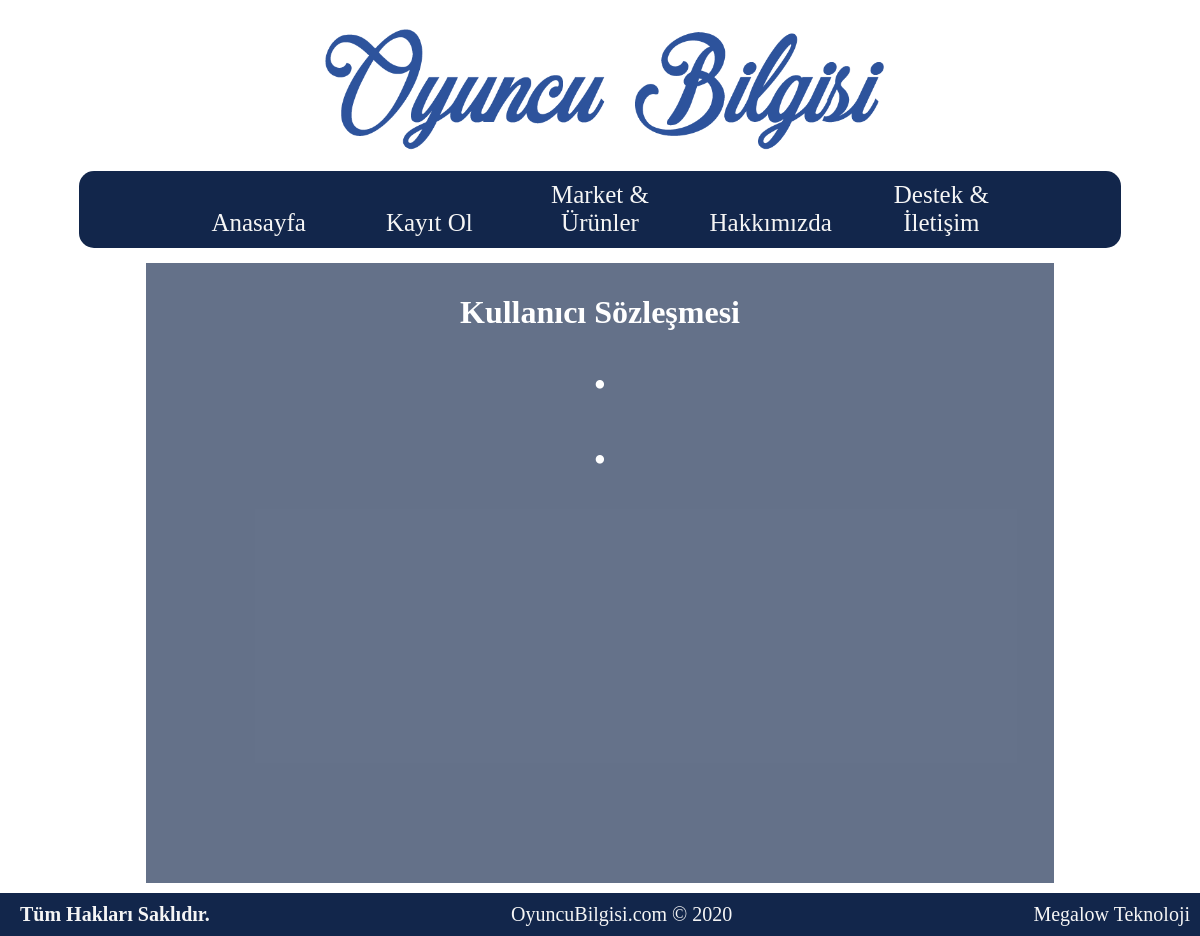
/YeniSite/sozlesme.php, run on an earlier commit of the app's database.
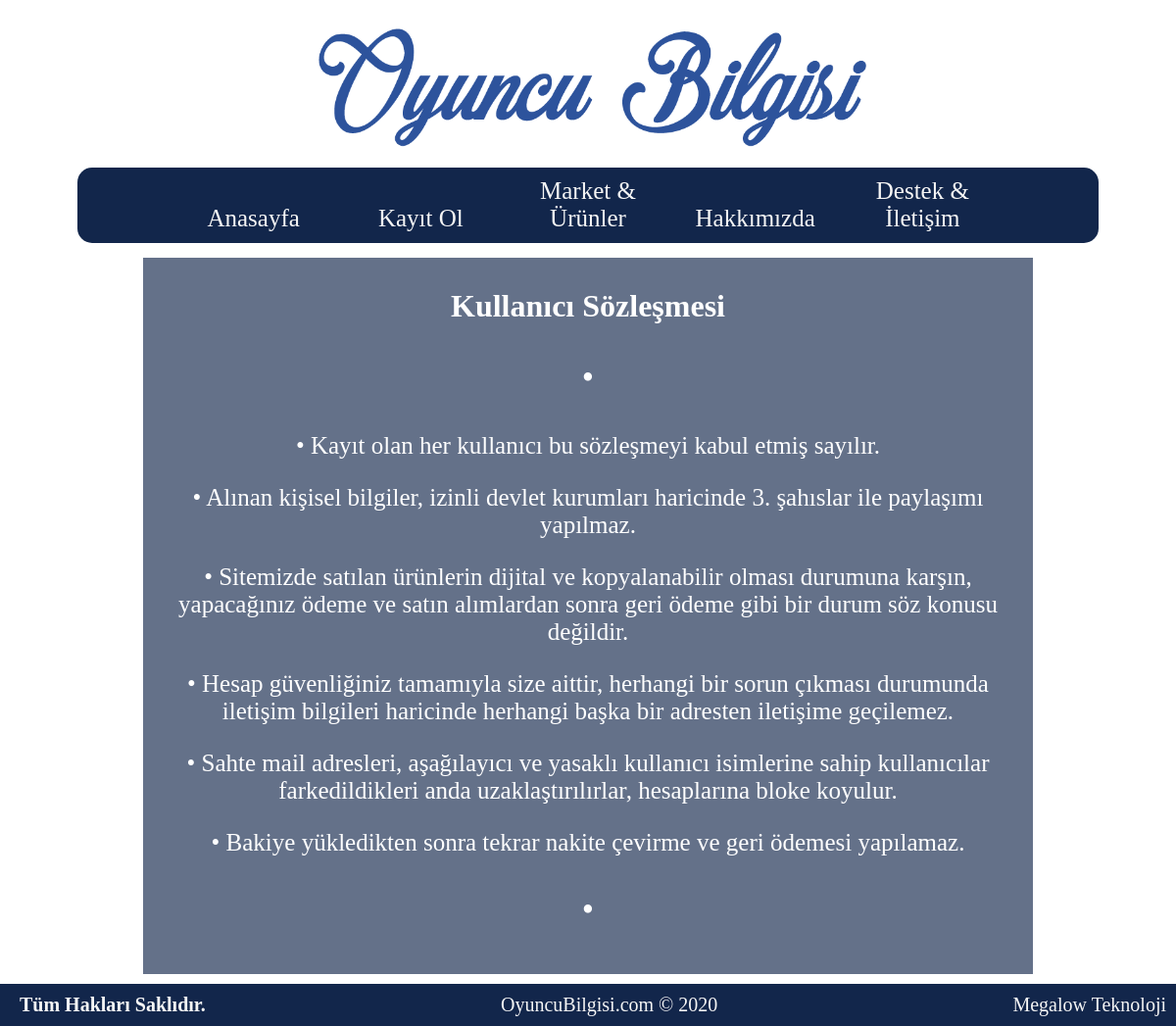
And on a later commit of the database.
### tables this page shows
CREATE TABLE `contract` (
  `c_id` int(11) NOT NULL,
  `content` text NOT NULL
);

### YeniSite/options/options.php (called while the page is built, shortened)
<?php
$url = "YeniSite";

### YeniSite/sozlesme.php (the view, shortened to what this page needs)
<?php
include("head.php");
include("header.php");
?>
<body>
    <div id="content" style="background-color: #12264ba6;">
        <h1>Kullanıcı Sözleşmesi</h1>
        <p style='font-size: 35px;'>•</p>
        <?php
        $sorgu = $db->prepare("SELECT * FROM contract ORDER BY c_id");
        $sorgu->execute();
        foreach ($sorgu as $veri) {
            $cont = $veri['content'];
            echo "<p style='font-size: 25px;'>• $cont</p>";
        }
        ?>
        <p style='font-size: 35px;'>•</p>
    </div>
    <br><br><br>
    <?php
    include("footer.php");
    ?>

### YeniSite/head.php (shortened to what this page needs)
<?php
include("./options/options.php");
?>
<html>
<head>
    <link href="./css/style.css" rel="stylesheet" type="text/css">
    <link href="./css/navbar.css" rel="stylesheet" type="text/css">
    <link href="./css/footer.css" rel="stylesheet" type="text/css">
    <link href="./css/content.css" rel="stylesheet" type="text/css">
</head>

### YeniSite/header.php
<header>
    <div id="logo">
        <img src="../<?php echo $url ?>/images/logo.png">
    </div>
    <div class="navbar">
        <?php if (isset($_SESSION['username'])) { ?>
            <a href="index.php">Anasayfa</a>
            <a href="market.php">Market & Ürünler</a>
            <a href="hakkimizda.php">Hakkımızda</a>
            <a href="destek.php">Destek & İletişim</a>
        <?php } else { ?>
            <a href="index.php">Anasayfa</a>
            <a href="register.php">Kayıt Ol</a>
            <a href="market.php">Market & Ürünler</a>
            <a href="hakkimizda.php">Hakkımızda</a>
            <a href="destek.php">Destek & İletişim</a>
        <?php } ?>
    </div>
</header>

### YeniSite/footer.php (shortened to what this page needs)
<div id="footerbar">
    <div class="left">
        <b>&nbsp;&nbsp;Tüm Hakları Saklıdır.</b>
    </div>
    <div class="right">
        <a href="hakkimizda.php">Megalow Teknoloji&nbsp;&nbsp;&nbsp;&nbsp;</a>
    </div>
    OyuncuBilgisi.com &copy; <?php echo date("Y"); ?>
</div>
</body>
</html>

### YeniSite/css/style.css (style rules this page uses)
body { -webkit-animation: background 100s cubic-bezier(1, 0, 0, 1) infinite; animation: background 100s cubic-bezier(1, 0, 0, 1) infinite; font-family: TTNR; }
#logo { width: 100%; margin: auto; text-align: center; }
#logo img { width: 55%; }

### YeniSite/css/navbar.css (style rules this page uses)
.navbar { margin: auto; text-align: center; width: 88%; position: sticky; height: auto; background-color: #12264b; font-family: Anydore; border-radius: 15px; }
.navbar a { width: 14%; text-align: center; margin: auto; padding: 1%; font-size: 25px; text-decoration: none; color: whitesmoke; display: inline-block; }

### YeniSite/css/footer.css (style rules this page uses)
#footerbar { background-color: #12264b; width: 100%; height: auto; font-size: 20px; padding: 10px; font-family: Anydore; position: fixed; bottom: 0; left: 0; right: 0; text-align: center; color: whitesmoke; }
#footerbar .left { text-align: left; float: left; }
#footerbar .right { text-align: right; float: right; }
#footerbar .right a { color: whitesmoke; text-decoration: none; }

### YeniSite/css/content.css (style rules this page uses)
#content { padding: 10px; width: 75%; color: white; margin: auto; font-family: Anydore; text-align: center; display: block; min-height: 600px; background-color: #12264b; }

What changed in the data, as far as the page shows it:
added contract: content "Kayıt olan her kullanıcı bu sözleşmeyi kabul etmiş sayılır."
added contract: content "Alınan kişisel bilgiler, izinli devlet kurumları haricinde 3. şahıslar ile paylaşımı yapılmaz."
added contract: content "Sitemizde satılan ürünlerin dijital ve kopyalanabilir olması durumuna karşın, yapacağınız ödeme ve satın alımlardan sonra geri ödeme gibi bir durum söz konusu değildir."
added contract: content "Hesap güvenliğiniz tamamıyla size aittir, herhangi bir sorun çıkması durumunda iletişim bilgileri haricinde herhangi başka bir adresten iletişime geçilemez."
added contract: content "Sahte mail adresleri, aşağılayıcı ve yasaklı kullanıcı isimlerine sahip kullanıcılar farkedildikleri anda uzaklaştırılırlar, hesaplarına bloke koyulur."
added contract: content "Bakiye yükledikten sonra tekrar nakite çevirme ve geri ödemesi yapılamaz."
